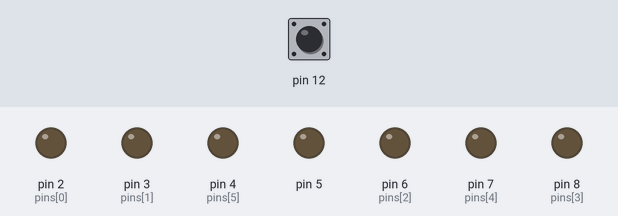
Simulated run of this sketch. Board: Arduino Uno, built with avr-gcc and run on an emulated ATmega328P. Shown: output pins drawn as LEDs (lit = HIGH). The test bench sets the inputs (shaded band); at power-on: pin 12 LOW. Random numbers use the default seed unless the sketch sets one.

Above: at 1.2 s.
1.3 s: pin 12 driven HIGH
At 3.62 s:
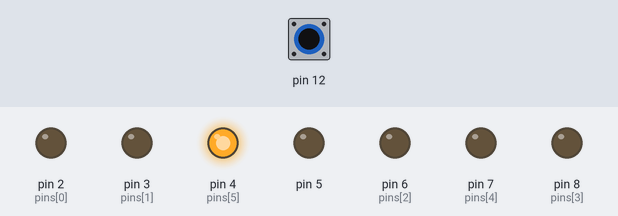
4.3 s: pin 12 driven LOW
7.3 s: pin 12 pulsed HIGH 2 times (0.12 s each, 0.3 s apart)
At 10.6 s:
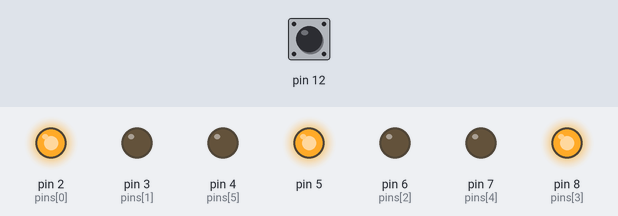
10.9 s: pin 12 pulsed HIGH 5 times (0.12 s each, 0.3 s apart)
At 14.9 s:
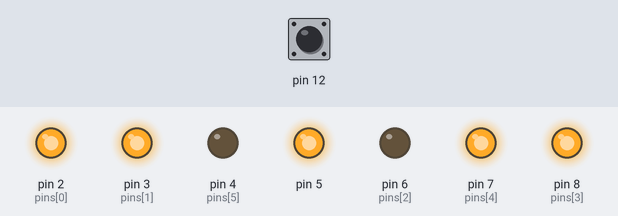
Timing chart, 0 to 15.9 s (numbered marks = the images above; inputs shaded):
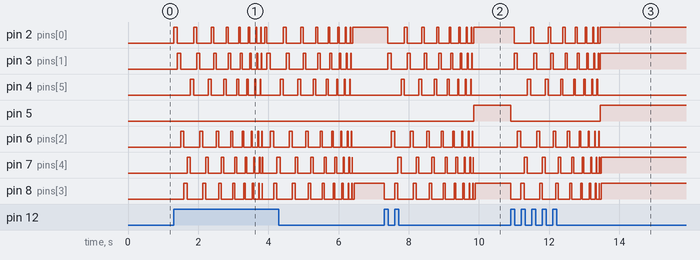

The sketch:

dice.ino
```cpp
// Dice for Arduino.
// (C) 2012 Tris Linnell
// http://canthack.org
//
//LEDs attached in a dice pattern to pins:
//  2   3
//  4 5 6
//  7   8
//
// Switch on pin 12

boolean numbers[6][7] = {
  {false, false, false, true, false, false, false}, //1
  {true, false, false, false, false, false, true}, //2
  {true, false, false, true, false, false, true}, //3
  {true, true, false, false, false, true, true}, //4
  {true, true, false, true, false, true, true}, //5
  {true, true, true, false, true, true, true}  //6
};

void setup() {
  // initialize the digital pins as an outputs.
  for(int i = 2; i<=8; i++){
    pinMode(i, OUTPUT);
  }

  pinMode(12, INPUT);
  randomSeed(analogRead(0));
}

void loop() {
  while(true){
    if(digitalRead(12)==HIGH){
      roll();
    }
  }
}

//Do the roll
void roll(){
  int num=random(1,7);
  roulette();
  disp(num);
}

//Cool animation
void roulette(){
  int del = 100;
  int pins[] = {2,3,6,8,7,4};

  while(del>0){
    //spinny spinny spinny
    for(int i=0; i<=5 ; i++){

      for(int j = 2; j<=8; j++){
        digitalWrite(j, LOW);
      }

      digitalWrite(pins[i], HIGH);
      if(del >0){
        delay(del);
      }
      del-=2;
    }
  }
}

//Display the number
void disp(int num){
  int x=0;
  for(int i = 2; i<=8; i++){
   //all pins

    if(numbers[num-1][x]){
      digitalWrite(i, HIGH);
    }
    else{
      digitalWrite(i, LOW);
    }
    x++;
  }
}
```

Measured:
- after the input at 7.3 s, pin 5: LOW → HIGH after 2.6 s
- after the input at 10.9 s, pin 5: HIGH → LOW at once, → HIGH 2.6 s later
